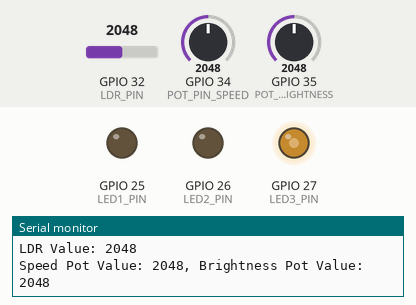
The program below on a simulated ESP32. Parts: output pins drawn as LEDs (lit = HIGH), the last lines printed to the serial monitor. Dashed ring = blinking. Inputs (shaded band) come from the test bench; at power-on: GPIO 35 (POT_PIN_BRIGHTNESS) = 2048, GPIO 34 (POT_PIN_SPEED) = 2048, GPIO 32 (LDR_PIN) = 2048. A WiFi scan finds three made-up networks.

Above: at 1.2 s.
1.3 s: GPIO 35 (POT_PIN_BRIGHTNESS) set to 2866
At 1.7 s:
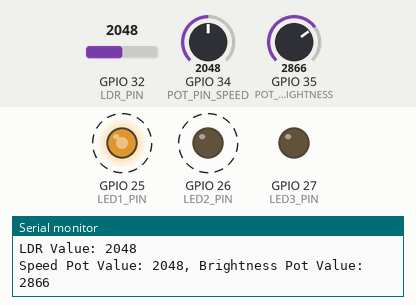
4.3 s: GPIO 35 (POT_PIN_BRIGHTNESS) set to 3603
At 4.75 s:
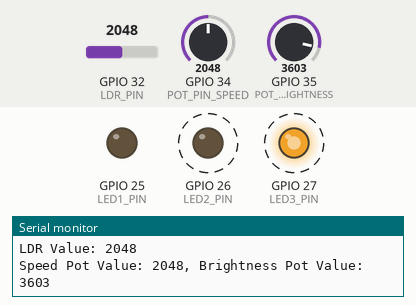
7.3 s: GPIO 35 (POT_PIN_BRIGHTNESS) set to 491
10.3 s: GPIO 34 (POT_PIN_SPEED) set to 49
At 10.46 s:
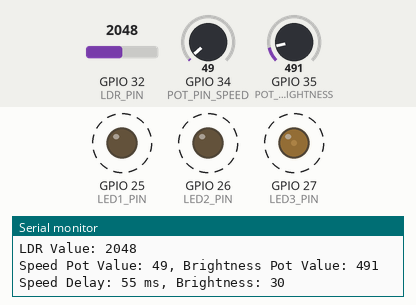
13.3 s: GPIO 34 (POT_PIN_SPEED) set to 42
16.3 s: GPIO 32 (LDR_PIN) set to 1936
At 17.3 s:
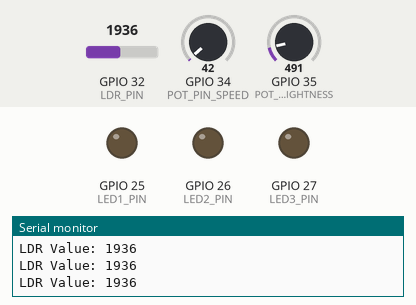
Timing chart, 0 to 18.8 s (numbered marks = the images above; inputs shaded):
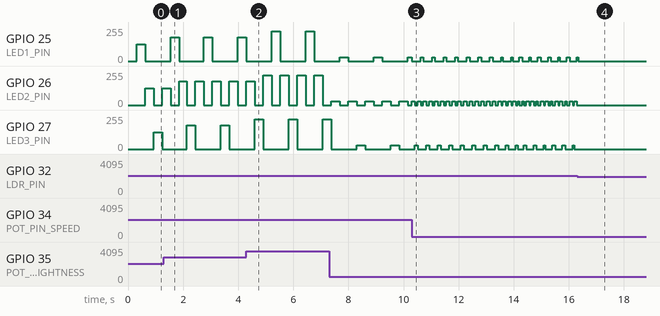

The program:

main.cpp
```cpp
/**
 * @author Yuke Brilliant Hestiavin 5024241016
 * Knight Rider Running Light with Brightness Control and Speed Control using Potentiometer,
 * LDR control, and async WiFi Network Scanner
 */

#include <Arduino.h>
#include <WiFi.h>

// LED Pins
#define LED1_PIN 25
#define LED2_PIN 26
#define LED3_PIN 27

// Potentiometer Pins
#define POT_PIN_SPEED 34
#define POT_PIN_BRIGHTNESS 35

// LDR Pin
#define LDR_PIN 32
const int LDR_THRESHOLD = 2000;

const unsigned long WIFI_SCAN_INTERVAL = 10000;
unsigned long lastScanTime = 0;
bool scanRunning = false;

const int ledSequence[] = {LED1_PIN, LED2_PIN, LED3_PIN, LED2_PIN};
const int sequenceLength = 4;

int currentLedIndex = 0;
unsigned long lastLedMoveTime = 0;

void turnOffAllLEDs() {
  analogWrite(LED1_PIN, 0);
  analogWrite(LED2_PIN, 0);
  analogWrite(LED3_PIN, 0);
}

void runKnightRider() {
  int ldrValue = analogRead(LDR_PIN);

  Serial.print("LDR Value: ");
  Serial.println(ldrValue);

  if (ldrValue > LDR_THRESHOLD) {
    // Serial.println(" - It's dark, running Knight Rider effect.");

    int speedValue = analogRead(POT_PIN_SPEED);
    int brightnessValue = analogRead(POT_PIN_BRIGHTNESS);
    Serial.print("Speed Pot Value: ");
    Serial.print(speedValue);
    Serial.print(", Brightness Pot Value: ");
    Serial.println(brightnessValue);

    int speedDelay = map(speedValue, 0, 4095, 50, 500);

    int brightness = map(brightnessValue, 0, 4095, 0, 255);

    if (millis() - lastLedMoveTime >= speedDelay) {
      lastLedMoveTime = millis();

      turnOffAllLEDs();
      analogWrite(ledSequence[currentLedIndex], brightness);

      currentLedIndex++;
      if (currentLedIndex >= sequenceLength) {
        currentLedIndex = 0;
      }

      Serial.print("Speed Delay: ");
      Serial.print(speedDelay);
      Serial.print(" ms, Brightness: ");
      Serial.println(brightness);
    }

  } else {
    // Serial.println(" - It's bright, turning off LEDs.");
    turnOffAllLEDs();
  }
}

void handleWiFiScan() {
  int scanResult = WiFi.scanComplete();

  if (scanRunning && scanResult >= 0) {
    Serial.printf("\nFound %d networks:\n", scanResult);

    if (scanResult == 0) {
      Serial.println("No networks found.");
    } else {
      Serial.println("Network List:");
      for (int i = 0; i < scanResult; ++i) {
        Serial.printf(
          "%d: SSID: %s, RSSI: %d dBm, Channel: %d, Encryption: %s\n",
          i + 1,
          WiFi.SSID(i).c_str(),
          WiFi.RSSI(i),
          WiFi.channel(i),
          (WiFi.encryptionType(i) == WIFI_AUTH_OPEN) ? "Open" : "Secured"
        );
      }
    }

    Serial.println("==============================");

    WiFi.scanDelete();
    scanRunning = false;
    lastScanTime = millis();
  }

  if (!scanRunning && millis() - lastScanTime >= WIFI_SCAN_INTERVAL) {
    Serial.println("\n==== WiFi Network Scanner ====");
    Serial.println("Scanning for WiFi networks...");
    Serial.println("==============================");

    WiFi.scanNetworks(true); // true = async scan
    scanRunning = true;
  }
}

void setup() {
  Serial.begin(115200);

  pinMode(LED1_PIN, OUTPUT);
  pinMode(LED2_PIN, OUTPUT);
  pinMode(LED3_PIN, OUTPUT);

  pinMode(POT_PIN_SPEED, INPUT);
  pinMode(POT_PIN_BRIGHTNESS, INPUT);
  pinMode(LDR_PIN, INPUT);

  WiFi.mode(WIFI_STA);
  WiFi.disconnect();

  Serial.println("System started.");

  lastScanTime = millis() - WIFI_SCAN_INTERVAL;
}

void loop() {
  handleWiFiScan();
  runKnightRider();

  delay(50);
}
```

Measured:
- the behaviour switches between 2001 and 2000 on GPIO 32 (LDR_PIN) (found by bisection; images 3 and 4)
- after the input at 10.3 s, GPIO 25 (LED1_PIN): alternates 30/255 for 0.10 s and 0/255 for 0.31 s, starting at once; GPIO 26 (LED2_PIN): alternates 30/255 for 0.10 s and 0/255 for 0.10 s, starting at once; GPIO 27 (LED3_PIN): alternates 30/255 for 0.10 s and 0/255 for 0.31 s, starting after 0.11 s
- after the input at 16.3 s, GPIO 26 (LED2_PIN), GPIO 27 (LED3_PIN): stops changing and stays 0/255
- by itself, GPIO 25 (LED1_PIN), GPIO 27 (LED3_PIN): alternates 30/255 for 0.31 s and 0/255 for 0.92 s
- by itself, GPIO 26 (LED2_PIN): alternates 30/255 for 0.31 s and 0/255 for 0.31 s
